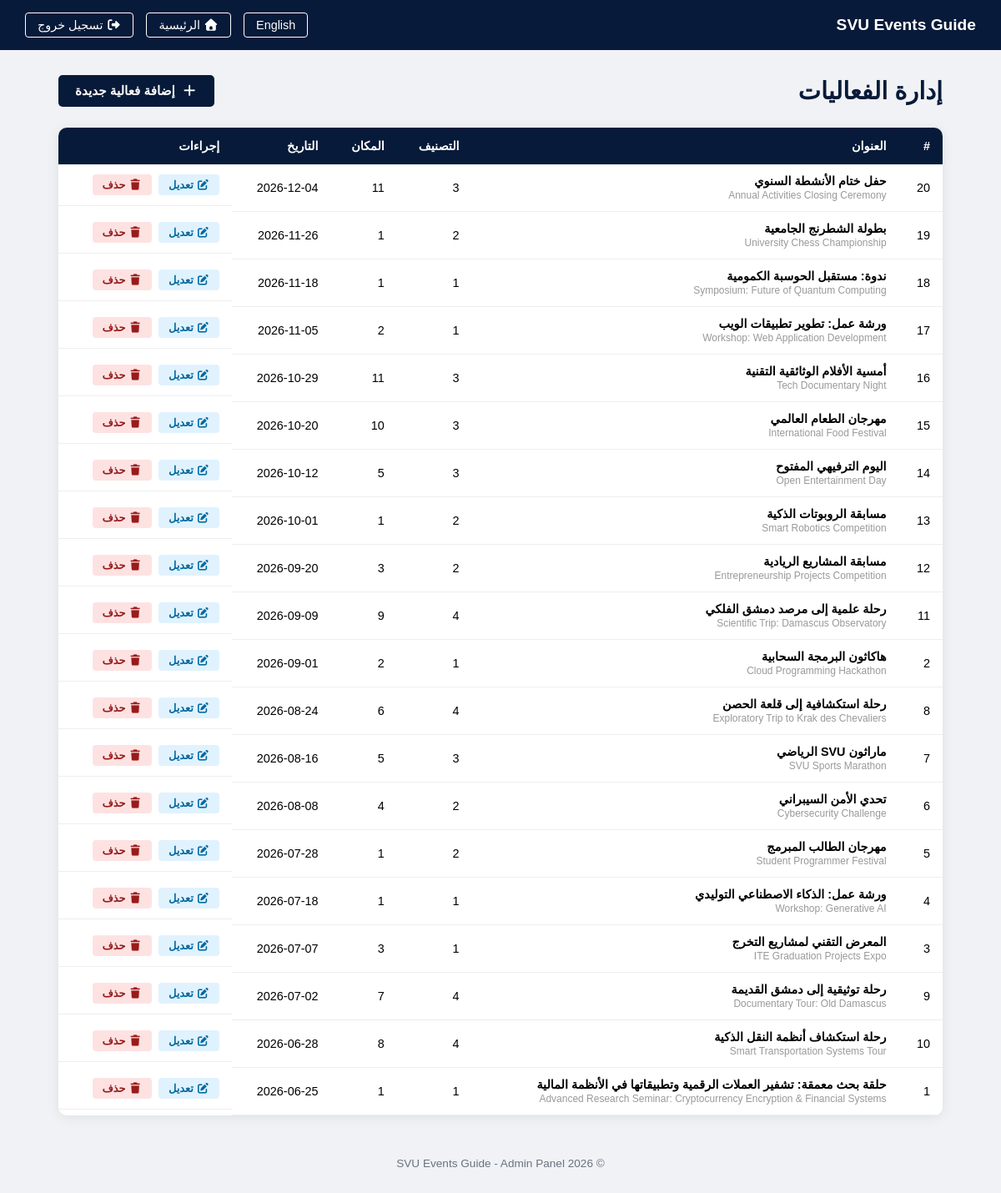
Page /admin/dashboard.php (signed in) on the committed database.
### tables this page shows
CREATE TABLE `events` (
  `id` int(11) UNSIGNED NOT NULL,
  `title` varchar(255) NOT NULL,
  `description` text DEFAULT NULL,
  `category` varchar(100) NOT NULL,
  `location` varchar(255) NOT NULL,
  `event_date` date NOT NULL,
  `image` varchar(255) DEFAULT NULL,
  `title_en` varchar(255) DEFAULT NULL,
  `description_en` text DEFAULT NULL,
  `category_en` varchar(100) DEFAULT NULL,
  `location_en` varchar(255) DEFAULT NULL
);

### admin/dashboard.php (the view, shortened to what this page needs)
<?php
require_once '../config/db.php';
if (isset($_GET['lang']) && in_array($_GET['lang'], ['ar', 'en'])) {
    $lang_code = $_GET['lang'];
    setcookie('site_lang', $lang_code, time() + (86400 * 30), '/');
} elseif (isset($_COOKIE['site_lang'])) {
    $lang_code = $_COOKIE['site_lang'];
} else {
    $lang_code = 'ar';
}
$direction = ($lang_code === 'ar') ? 'rtl' : 'ltr';
if ($lang_code === 'en') {
    $lang = require_once '../languages/en.php';
} else {
    $lang = require_once '../languages/ar.php';
}
try {
    $stmt = $pdo->query("SELECT * FROM events ORDER BY event_date DESC");
    $events = $stmt->fetchAll();
} catch (PDOException $e) {
    $events = [];
}
$new_lang = ($lang_code === 'ar') ? 'en' : 'ar';
$switch_url = 'dashboard.php?lang=' . $new_lang;
?>
<!DOCTYPE html>
<html lang="<?php echo $lang_code; ?>" dir="<?php echo $direction; ?>">
<head>
    <link rel="stylesheet" href="https://cdnjs.cloudflare.com/ajax/libs/font-awesome/7.0.1/css/all.min.css">
</head>
<body>
    <div class="top-bar">
        <h2>SVU Events Guide</h2>
        <div class="top-bar-actions">
            <a href="<?php echo $switch_url; ?>"><?php echo $lang['admin_lang_switch']; ?></a>
            <a href="../index.php"><i class="fas fa-home"></i> <?php echo $lang['nav_home']; ?></a>
            <a href="logout.php"><i class="fas fa-sign-out-alt"></i> <?php echo $lang['admin_logout']; ?></a>
        </div>
    </div>
    <div class="container">
        <div class="dash-header">
            <h1><?php echo $lang['admin_manage']; ?></h1>
            <a href="add_event.php" class="btn-add">
                <i class="fas fa-plus"></i> <?php echo $lang['admin_add_event']; ?>
            </a>
        </div>
        <div class="table-container">
            <?php if (count($events) > 0): ?>
                <table>
                    <thead>
                        <tr>
                            <th>#</th>
                            <th><?php echo $lang['admin_title']; ?></th>
                            <th><?php echo $lang['admin_category']; ?></th>
                            <th><?php echo $lang['admin_location']; ?></th>
                            <th><?php echo $lang['admin_date']; ?></th>
                            <th><?php echo $lang['admin_actions']; ?></th>
                        </tr>
                    </thead>
                    <tbody>
                        <?php foreach ($events as $event): ?>
                            <tr>
                                <td><?php echo $event['id']; ?></td>
                                <td>
                                    <strong><?php echo htmlspecialchars($event['title']); ?></strong>
                                    <?php if (!empty($event['title_en'])): ?>
                                        <br><small style="color:#999;"><?php echo htmlspecialchars($event['title_en']); ?></small>
                                    <?php endif; ?>
                                </td>
                                <td><?php echo htmlspecialchars($event['category']); ?></td>
                                <td><?php echo htmlspecialchars($event['location']); ?></td>
                                <td><?php echo $event['event_date']; ?></td>
                                <td class="actions">
                                    <a href="edit_event.php?id=<?php echo $event['id']; ?>" class="btn-edit">
                                        <i class="fas fa-edit"></i> <?php echo $lang['admin_edit']; ?>
                                    </a>
                                    <a href="delete_event.php?id=<?php echo $event['id']; ?>" class="btn-delete"
                                       onclick="return confirm('<?php echo $lang['admin_confirm_delete']; ?>')">
                                        <i class="fas fa-trash"></i> <?php echo $lang['admin_delete']; ?>
                                    </a>
                                </td>
                            </tr>
                        <?php endforeach; ?>
                    </tbody>
                </table>
            <?php endif; ?>
        </div>
        <div class="dash-footer">
            &copy; <?php echo date('Y'); ?> SVU Events Guide - Admin Panel
        </div>
    </div>
</body>
</html>

### rows in the picture
events: id "20", title "حفل ختام الأنشطة السنوي", title_en "Annual Activities Closing Ceremony", category "3", location "11", event_date "2026-12-04"
events: id "19", title "بطولة الشطرنج الجامعية", title_en "University Chess Championship", category "2", location "1", event_date "2026-11-26"
events: id "18", title "ندوة: مستقبل الحوسبة الكمومية", title_en "Symposium: Future of Quantum Computing", category "1", location "1", event_date "2026-11-18"
events: id "17", title "ورشة عمل: تطوير تطبيقات الويب", title_en "Workshop: Web Application Development", category "1", location "2", event_date "2026-11-05"
events: id "16", title "أمسية الأفلام الوثائقية التقنية", title_en "Tech Documentary Night", category "3", location "11", event_date "2026-10-29"
events: id "15", title "مهرجان الطعام العالمي", title_en "International Food Festival", category "3", location "10", event_date "2026-10-20"
events: id "14", title "اليوم الترفيهي المفتوح", title_en "Open Entertainment Day", category "3", location "5", event_date "2026-10-12"
events: id "13", title "مسابقة الروبوتات الذكية", title_en "Smart Robotics Competition", category "2", location "1", event_date "2026-10-01"
events: id "12", title "مسابقة المشاريع الريادية", title_en "Entrepreneurship Projects Competition", category "2", location "3", event_date "2026-09-20"
events: id "11", title "رحلة علمية إلى مرصد دمشق الفلكي", title_en "Scientific Trip: Damascus Observatory", category "4", location "9", event_date "2026-09-09"
events: id "2", title "هاكاثون البرمجة السحابية", title_en "Cloud Programming Hackathon", category "1", location "2", event_date "2026-09-01"
events: id "8", title "رحلة استكشافية إلى قلعة الحصن", title_en "Exploratory Trip to Krak des Chevaliers", category "4", location "6", event_date "2026-08-24"
events: id "7", title "ماراثون SVU الرياضي", title_en "SVU Sports Marathon", category "3", location "5", event_date "2026-08-16"
events: id "6", title "تحدي الأمن السيبراني", title_en "Cybersecurity Challenge", category "2", location "4", event_date "2026-08-08"
events: id "5", title "مهرجان الطالب المبرمج", title_en "Student Programmer Festival", category "2", location "1", event_date "2026-07-28"
events: id "4", title "ورشة عمل: الذكاء الاصطناعي التوليدي", title_en "Workshop: Generative AI", category "1", location "1", event_date "2026-07-18"
events: id "3", title "المعرض التقني لمشاريع التخرج", title_en "ITE Graduation Projects Expo", category "1", location "3", event_date "2026-07-07"
events: id "9", title "رحلة توثيقية إلى دمشق القديمة", title_en "Documentary Tour: Old Damascus", category "4", location "7", event_date "2026-07-02"
events: id "10", title "رحلة استكشاف أنظمة النقل الذكية", title_en "Smart Transportation Systems Tour", category "4", location "8", event_date "2026-06-28"
events: id "1", title "حلقة بحث معمقة: تشفير العملات الرقمية وتطبيقاتها في الأنظمة المالية", title_en "Advanced Research Seminar: Cryptocurrency Encryption & Financial Systems", category "1", location "1", event_date "2026-06-25"

### other values in the picture
$lang['admin_lang_switch'] "English"
$lang['nav_home'] "الرئيسية"
$lang['admin_logout'] "تسجيل خروج"
$lang['admin_manage'] "إدارة الفعاليات"
$lang['admin_add_event'] "إضافة فعالية جديدة"
$lang['admin_title'] "العنوان"
$lang['admin_category'] "التصنيف"
$lang['admin_location'] "المكان"
$lang['admin_date'] "التاريخ"
$lang['admin_actions'] "إجراءات"
